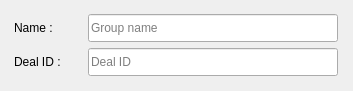
<?xml version="1.0" encoding="UTF-8"?>
<ui version="4.0">
 <class>Form</class>
 <widget class="QWidget" name="Form">
  <property name="geometry">
   <rect>
    <x>0</x>
    <y>0</y>
    <width>353</width>
    <height>91</height>
   </rect>
  </property>
  <property name="windowTitle">
   <string>Form</string>
  </property>
  <layout class="QGridLayout" name="gridLayout_2">
   <item row="0" column="0">
    <layout class="QGridLayout" name="gridLayout">
     <item row="0" column="0">
      <widget class="QLabel" name="container_label_4">
       <property name="sizePolicy">
        <sizepolicy hsizetype="Fixed" vsizetype="Fixed">
         <horstretch>0</horstretch>
         <verstretch>0</verstretch>
        </sizepolicy>
       </property>
       <property name="minimumSize">
        <size>
         <width>68</width>
         <height>28</height>
        </size>
       </property>
       <property name="maximumSize">
        <size>
         <width>68</width>
         <height>28</height>
        </size>
       </property>
       <property name="text">
        <string>Name :</string>
       </property>
      </widget>
     </item>
     <item row="0" column="1">
      <widget class="QLineEdit" name="group_name">
       <property name="sizePolicy">
        <sizepolicy hsizetype="Expanding" vsizetype="Expanding">
         <horstretch>1</horstretch>
         <verstretch>1</verstretch>
        </sizepolicy>
       </property>
       <property name="minimumSize">
        <size>
         <width>250</width>
         <height>28</height>
        </size>
       </property>
       <property name="maximumSize">
        <size>
         <width>250</width>
         <height>28</height>
        </size>
       </property>
       <property name="text">
        <string/>
       </property>
       <property name="placeholderText">
        <string>Group name</string>
       </property>
       <property name="clearButtonEnabled">
        <bool>true</bool>
       </property>
      </widget>
     </item>
     <item row="1" column="0">
      <widget class="QLabel" name="container_label_5">
       <property name="sizePolicy">
        <sizepolicy hsizetype="Fixed" vsizetype="Fixed">
         <horstretch>0</horstretch>
         <verstretch>0</verstretch>
        </sizepolicy>
       </property>
       <property name="minimumSize">
        <size>
         <width>68</width>
         <height>28</height>
        </size>
       </property>
       <property name="maximumSize">
        <size>
         <width>68</width>
         <height>28</height>
        </size>
       </property>
       <property name="text">
        <string>Deal ID :</string>
       </property>
      </widget>
     </item>
     <item row="1" column="1">
      <widget class="QLineEdit" name="deal_id">
       <property name="sizePolicy">
        <sizepolicy hsizetype="Expanding" vsizetype="Expanding">
         <horstretch>1</horstretch>
         <verstretch>1</verstretch>
        </sizepolicy>
       </property>
       <property name="minimumSize">
        <size>
         <width>250</width>
         <height>28</height>
        </size>
       </property>
       <property name="maximumSize">
        <size>
         <width>250</width>
         <height>28</height>
        </size>
       </property>
       <property name="text">
        <string/>
       </property>
       <property name="placeholderText">
        <string>Deal ID</string>
       </property>
       <property name="clearButtonEnabled">
        <bool>true</bool>
       </property>
      </widget>
     </item>
    </layout>
   </item>
  </layout>
 </widget>
 <resources/>
 <connections/>
</ui>
